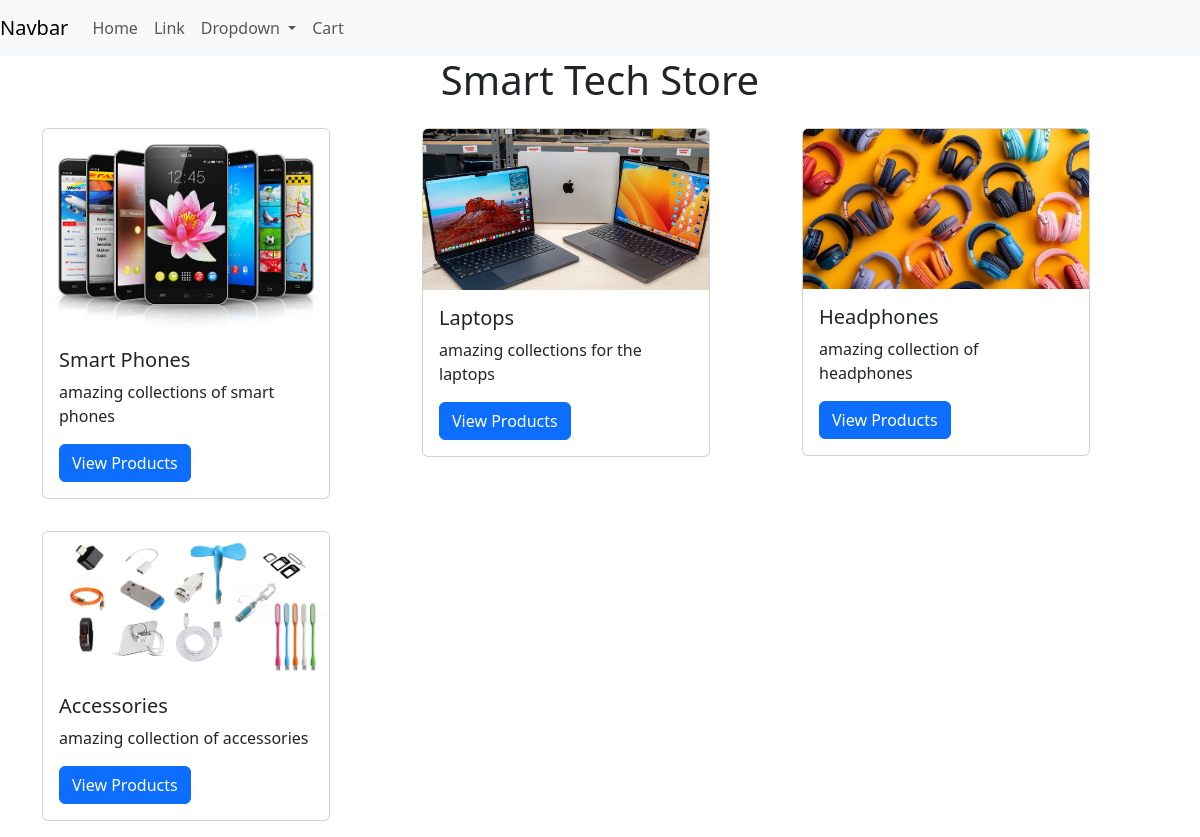
Screenshot of /home/categories/ with the database file from the repository.
### home/models.py (models this page shows, shortened)
class Category(models.Model):
    name = models.CharField(max_length = 30, verbose_name = "category name", default = 'blank')
    description = models.TextField(default = 'blank')
    photo = models.ImageField(upload_to = 'categoyr-images', default = 'default.jpg')

### home/views.py (the view)
# urls.py: path('categories/',views.home_view,name = "smart-phone"),
def home_view(request):
    categories = Category.objects.all()
    return render(request,'home/home.html',{'categories':categories})

### home/templates/home/home.html
{%extends 'base.html' %}
{% load static%}
{% block content %}
<div class="container">
    <div class="row">
        {% for category in categories %}
        <div class="col mt-3 mb-3">
            <div class="card" style="width: 18rem;">
                <a href="{% url 'products' category.id %}"><img class="card-img-top" src="{{category.photo.url}}" alt="Card image cap"></a>
                <div class="card-body">
                    <h5 class="card-title">{{category.name}}</h5>
                    <p class="card-text">{{category.description}}</p>
                    <a href="{% url 'products' category.id %}" class="btn btn-primary">View Products</a>
                </div>
            </div>
        </div>
        {% endfor %}
    </div>
</div>
{% endblock %}

### templates/base.html (shortened to what this page needs)
<!DOCTYPE html>
<html lang="en">
<head>
    <link href="https://cdn.jsdelivr.net/npm/bootstrap@5.3.3/dist/css/bootstrap.min.css" rel="stylesheet">
</head>
<body>
  <nav class="navbar navbar-expand-lg navbar-light bg-light">
    <a class="navbar-brand" href="#">Navbar</a>
    <div class="collapse navbar-collapse" id="navbarSupportedContent">
      <ul class="navbar-nav mr-auto">
        <li class="nav-item">
          <a class="nav-link" href="{% url 'smart-phone' %}">Home</a>
        </li>
        <li class="nav-item">
          <a class="nav-link" href="#">Link</a>
        </li>
        <li class="nav-item dropdown">
          <a class="nav-link dropdown-toggle" href="#" id="navbarDropdown" role="button" data-toggle="dropdown" aria-haspopup="true" aria-expanded="false">
            Dropdown
          </a>
        </li>
        <li class="nav-item">
          <a class="nav-link" href="#">Cart</a>
        </li>
      </ul>
    </div>
  </nav>
  <center><h1>Smart Tech Store</h1></center>
    {% block content %}
    {% endblock %}
</body>
</html>

### rows the page displays
Category: photo (picture), name "Smart Phones", description "amazing collections of smart phones"
Category: photo (picture), name "Laptops", description "amazing collections for the laptops"
Category: photo (picture), name "Headphones", description "amazing collection of headphones"
Category: photo (picture), name "Accessories", description "amazing collection of accessories"
